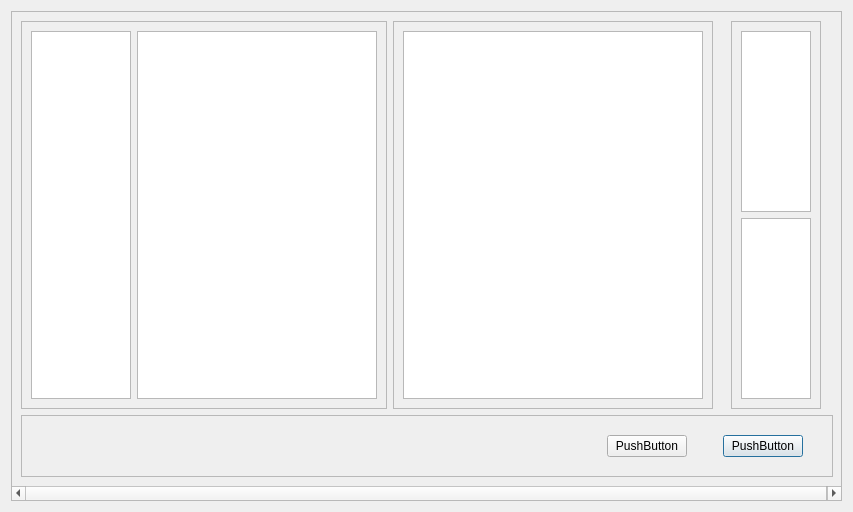
<?xml version="1.0" encoding="UTF-8"?>
<ui version="4.0">
 <class>BrowserCopertine</class>
 <widget class="QDialog" name="BrowserCopertine">
  <property name="geometry">
   <rect>
    <x>0</x>
    <y>0</y>
    <width>853</width>
    <height>512</height>
   </rect>
  </property>
  <property name="windowTitle">
   <string>Dialog</string>
  </property>
  <property name="windowIcon">
   <iconset resource="icons.qrc">
    <normaloff>:/icons/icons/24x24/apps/lescienze500.png</normaloff>:/icons/icons/24x24/apps/lescienze500.png</iconset>
  </property>
  <layout class="QVBoxLayout" name="verticalLayout">
   <item>
    <widget class="QScrollArea" name="scrollArea">
     <property name="widgetResizable">
      <bool>true</bool>
     </property>
     <widget class="QWidget" name="scrollAreaWidgetContents">
      <property name="geometry">
       <rect>
        <x>0</x>
        <y>0</y>
        <width>839</width>
        <height>498</height>
       </rect>
      </property>
      <layout class="QGridLayout" name="gridLayout">
       <item row="1" column="0" colspan="7">
        <widget class="QFrame" name="frame">
         <property name="frameShape">
          <enum>QFrame::StyledPanel</enum>
         </property>
         <property name="frameShadow">
          <enum>QFrame::Raised</enum>
         </property>
         <layout class="QGridLayout" name="gridLayout_2">
          <item row="2" column="3">
           <widget class="QPushButton" name="pushButton_2">
            <property name="text">
             <string>PushButton</string>
            </property>
           </widget>
          </item>
          <item row="0" column="3">
           <spacer name="verticalSpacer">
            <property name="orientation">
             <enum>Qt::Vertical</enum>
            </property>
            <property name="sizeType">
             <enum>QSizePolicy::Fixed</enum>
            </property>
            <property name="sizeHint" stdset="0">
             <size>
              <width>20</width>
              <height>10</height>
             </size>
            </property>
           </spacer>
          </item>
          <item row="3" column="3">
           <spacer name="verticalSpacer_3">
            <property name="orientation">
             <enum>Qt::Vertical</enum>
            </property>
            <property name="sizeType">
             <enum>QSizePolicy::Fixed</enum>
            </property>
            <property name="sizeHint" stdset="0">
             <size>
              <width>20</width>
              <height>10</height>
             </size>
            </property>
           </spacer>
          </item>
          <item row="2" column="0">
           <spacer name="horizontalSpacer">
            <property name="orientation">
             <enum>Qt::Horizontal</enum>
            </property>
            <property name="sizeHint" stdset="0">
             <size>
              <width>40</width>
              <height>20</height>
             </size>
            </property>
           </spacer>
          </item>
          <item row="2" column="1">
           <widget class="QPushButton" name="pushButton">
            <property name="text">
             <string>PushButton</string>
            </property>
           </widget>
          </item>
          <item row="2" column="2">
           <spacer name="horizontalSpacer_2">
            <property name="orientation">
             <enum>Qt::Horizontal</enum>
            </property>
            <property name="sizeType">
             <enum>QSizePolicy::Fixed</enum>
            </property>
            <property name="sizeHint" stdset="0">
             <size>
              <width>30</width>
              <height>20</height>
             </size>
            </property>
           </spacer>
          </item>
          <item row="2" column="4">
           <spacer name="horizontalSpacer_3">
            <property name="orientation">
             <enum>Qt::Horizontal</enum>
            </property>
            <property name="sizeType">
             <enum>QSizePolicy::Minimum</enum>
            </property>
            <property name="sizeHint" stdset="0">
             <size>
              <width>20</width>
              <height>20</height>
             </size>
            </property>
           </spacer>
          </item>
         </layout>
        </widget>
       </item>
       <item row="0" column="0">
        <widget class="QFrame" name="frame_2">
         <property name="sizePolicy">
          <sizepolicy hsizetype="Fixed" vsizetype="Preferred">
           <horstretch>0</horstretch>
           <verstretch>0</verstretch>
          </sizepolicy>
         </property>
         <property name="frameShape">
          <enum>QFrame::StyledPanel</enum>
         </property>
         <property name="frameShadow">
          <enum>QFrame::Raised</enum>
         </property>
         <layout class="QGridLayout" name="gridLayout_4">
          <item row="0" column="0">
           <widget class="QListView" name="ListaAnni">
            <property name="maximumSize">
             <size>
              <width>100</width>
              <height>16777215</height>
             </size>
            </property>
           </widget>
          </item>
          <item row="0" column="1">
           <widget class="QListView" name="listView_2">
            <property name="minimumSize">
             <size>
              <width>150</width>
              <height>0</height>
             </size>
            </property>
            <property name="maximumSize">
             <size>
              <width>240</width>
              <height>16777215</height>
             </size>
            </property>
           </widget>
          </item>
         </layout>
        </widget>
       </item>
       <item row="0" column="1">
        <widget class="QFrame" name="frame_4">
         <property name="frameShape">
          <enum>QFrame::StyledPanel</enum>
         </property>
         <property name="frameShadow">
          <enum>QFrame::Raised</enum>
         </property>
         <layout class="QGridLayout" name="gridLayout_3">
          <item row="0" column="0">
           <widget class="QTextBrowser" name="textBrowser_2">
            <property name="minimumSize">
             <size>
              <width>300</width>
              <height>0</height>
             </size>
            </property>
           </widget>
          </item>
         </layout>
        </widget>
       </item>
       <item row="0" column="4">
        <widget class="QFrame" name="frame_3">
         <property name="sizePolicy">
          <sizepolicy hsizetype="Expanding" vsizetype="Preferred">
           <horstretch>0</horstretch>
           <verstretch>0</verstretch>
          </sizepolicy>
         </property>
         <property name="frameShape">
          <enum>QFrame::StyledPanel</enum>
         </property>
         <property name="frameShadow">
          <enum>QFrame::Raised</enum>
         </property>
         <layout class="QVBoxLayout" name="verticalLayout_2">
          <item>
           <widget class="QListView" name="listView_3"/>
          </item>
          <item>
           <widget class="QTextBrowser" name="textBrowser">
            <property name="maximumSize">
             <size>
              <width>16777215</width>
              <height>200</height>
             </size>
            </property>
           </widget>
          </item>
         </layout>
        </widget>
       </item>
      </layout>
     </widget>
    </widget>
   </item>
  </layout>
 </widget>
 <resources>
  <include location="icons.qrc"/>
 </resources>
 <connections/>
</ui>
